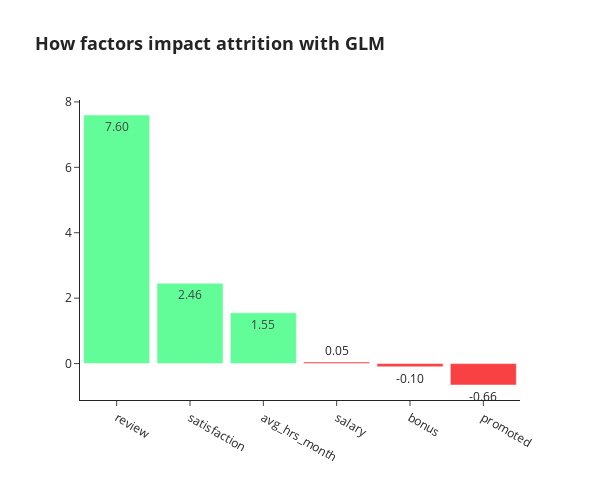

This figure's notebook cell:
### Code cell
df1 = pd.DataFrame(res.params).reset_index()
df1 = df1.drop([6])
df1 = df1.rename(columns={"index":"factor", 0:"impact"})
df1["Color"] = np.where(df1["impact"]<0, '#62fc98', '#f73e3b')


fig = px.bar(df1, y='impact', x='factor',color="factor",
title="<b> How factors impact attrition with GLM<b>",text_auto= '.2f',
 color_discrete_map={
                "review": "#62fc98",
                "satisfaction": "#62fc98",
                "avg_hrs_month": "#62fc98",
                "salary": "#f94144",
                "bonus": "#f94144",
                "promoted": "#f94144",                
                }

)
fig.update_xaxes(categoryorder='total descending')
fig.update_layout(
    uniformtext_minsize=8,
    uniformtext_mode='hide',
                  width=600,
                  height=480,
    showlegend=False,
    yaxis_title=None,
    xaxis_title=None,
    bargap=0.1,
    titlefont={'size': 18},
)
fig.write_image("images/glm.png",scale=2)
fig.show()

### Figure 1 — Plotly figure (JSON) as saved in the notebook; plotly's stock layout.template omitted (floating-point values rounded to 4 significant figures)
{"data": [{"alignmentgroup": "True", "hovertemplate": "factor=%{x}<br>impact=%{y}<extra></extra>", "legendgroup": "review", "marker": {"color": "#62fc98", "pattern": {"shape": ""}}, "name": "review", "offsetgroup": "review", "orientation": "v", "showlegend": true, "textposition": "auto", "texttemplate": "%{y:.2f}", "type": "bar", "x": ["review"], "xaxis": "x", "y": [7.6], "yaxis": "y"}, {"alignmentgroup": "True", "hovertemplate": "factor=%{x}<br>impact=%{y}<extra></extra>", "legendgroup": "satisfaction", "marker": {"color": "#62fc98", "pattern": {"shape": ""}}, "name": "satisfaction", "offsetgroup": "satisfaction", "orientation": "v", "showlegend": true, "textposition": "auto", "texttemplate": "%{y:.2f}", "type": "bar", "x": ["satisfaction"], "xaxis": "x", "y": [2.455], "yaxis": "y"}, {"alignmentgroup": "True", "hovertemplate": "factor=%{x}<br>impact=%{y}<extra></extra>", "legendgroup": "avg_hrs_month", "marker": {"color": "#62fc98", "pattern": {"shape": ""}}, "name": "avg_hrs_month", "offsetgroup": "avg_hrs_month", "orientation": "v", "showlegend": true, "textposition": "auto", "texttemplate": "%{y:.2f}", "type": "bar", "x": ["avg_hrs_month"], "xaxis": "x", "y": [1.552], "yaxis": "y"}, {"alignmentgroup": "True", "hovertemplate": "factor=%{x}<br>impact=%{y}<extra></extra>", "legendgroup": "promoted", "marker": {"color": "#f94144", "pattern": {"shape": ""}}, "name": "promoted", "offsetgroup": "promoted", "orientation": "v", "showlegend": true, "textposition": "auto", "texttemplate": "%{y:.2f}", "type": "bar", "x": ["promoted"], "xaxis": "x", "y": [-0.6551], "yaxis": "y"}, {"alignmentgroup": "True", "hovertemplate": "factor=%{x}<br>impact=%{y}<extra></extra>", "legendgroup": "bonus", "marker": {"color": "#f94144", "pattern": {"shape": ""}}, "name": "bonus", "offsetgroup": "bonus", "orientation": "v", "showlegend": true, "textposition": "auto", "texttemplate": "%{y:.2f}", "type": "bar", "x": ["bonus"], "xaxis": "x", "y": [-0.09727], "yaxis": "y"}, {"alignmentgroup": "True", "hovertemplate": "factor=%{x}<br>impact=%{y}<extra></extra>", "legendgroup": "salary", "marker": {"color": "#f94144", "pattern": {"shape": ""}}, "name": "salary", "offsetgroup": "salary", "orientation": "v", "showlegend": true, "textposition": "auto", "texttemplate": "%{y:.2f}", "type": "bar", "x": ["salary"], "xaxis": "x", "y": [0.04835], "yaxis": "y"}], "layout": {"bargap": 0.1, "barmode": "relative", "height": 480, "legend": {"title": {"text": "factor"}, "tracegroupgap": 0}, "showlegend": false, "title": {"font": {"size": 18}, "text": "<b> How factors impact attrition with GLM<b>"}, "uniformtext": {"minsize": 8, "mode": "hide"}, "width": 600, "xaxis": {"anchor": "y", "categoryarray": ["review", "satisfaction", "avg_hrs_month", "promoted", "bonus", "salary"], "categoryorder": "total descending", "domain": [0, 1], "title": {}}, "yaxis": {"anchor": "x", "domain": [0, 1], "title": {}}}}
